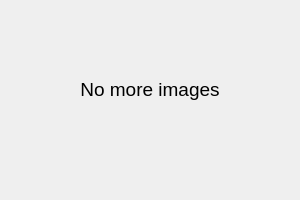
<?xml version="1.0" encoding="UTF-8"?>
<ui version="4.0">
 <class>Dialog3</class>
 <widget class="QDialog" name="Dialog3">
  <property name="geometry">
   <rect>
    <x>0</x>
    <y>0</y>
    <width>300</width>
    <height>200</height>
   </rect>
  </property>
  <property name="windowTitle">
   <string>Dialog</string>
  </property>
  <widget class="QLabel" name="label">
   <property name="geometry">
    <rect>
     <x>0</x>
     <y>0</y>
     <width>300</width>
     <height>180</height>
    </rect>
   </property>
   <property name="text">
    <string>&lt;html&gt;&lt;head/&gt;&lt;body&gt;&lt;p align=&quot;center&quot;&gt;&lt;span style=&quot; font-size:14pt;&quot;&gt;No more images&lt;/span&gt;&lt;/p&gt;&lt;/body&gt;&lt;/html&gt;</string>
   </property>
  </widget>
 </widget>
 <resources/>
 <connections/>
</ui>
